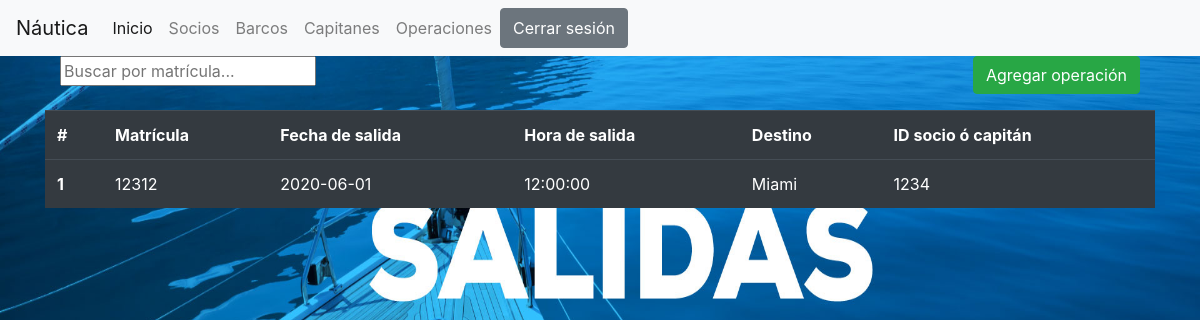
The app's page /views/operaciones/operacionespage.php with its own data.
### tables this page shows
create table if not exists operaciones(
	idoperaciones bigint not null primary key AUTO_INCREMENT,
	matricula bigint not null,
	fecha_salida Date,
	tiempo_salida time,
	destino varchar(128),
	idsocios bigint,
	idcapitanes bigint
);

### models/createconnection.php (called while the page is built, shortened)
<?php
function getdatabase(){ return "nautica_adriancosta"; }
function table_exists( $conn, $table ){
    return ($conn->query("select * from $table"));
}
function connect2db(){
    $dbhost = "localhost";
    $dbuser = "root";
    $dbpass = "";
    $db = "";
    $conn = null;
    try {
        $conn = new mysqli($dbhost, $dbuser, $dbpass,$db);
        $conn->query( "create database if not exists ".getdatabase() );
        $conn->query( "use ".getdatabase() );
        if( !table_exists($conn, "socios") ){
            $conn->multi_query( getfilecont("models/creacion_tablas.sql") );
            while ($conn->next_result()) {;}
            $conn->multi_query( getfilecont("models/insertar_semillas.sql") );
            while ($conn->next_result()) {;}
        }
    } catch (Exception $e) {
        $err = $e->getMessage()."";
        echo    "<br><br>
                    <a style='background-color:red;' >
                    $err
                    </a>
                    <br><br>
                    REVISE LA CONFIGURACION LAMP";
        exit();
    }
    return $conn;
}

### models/operaciones.php (called while the page is built, shortened)
<?php
require_once("models/createconnection.php");
class operaciones
{
    private $conn;
    function __construct()
    {
        $this->conn = connect2db();
    }
    function getall()
    {
        return ($this->conn->query("select * from operaciones"));
    }
}

### views/operaciones/operacionespage.php (the view, shortened to what this page needs)
<!DOCTYPE html>
<html lang="en">
<head>
    <link rel="stylesheet" href="views/static/css/bootstrap.css">
</head>
<body background="/views/static/img/Primera-parte.jpg" style="background-size:100% 100vh;">
    <?php
    include("views/static/navbar.php");
    ?>
    <div class="container">
        <div class="container mb-4">
            <input type="text" id="myInput" onkeyup="tablefuns()" placeholder="Buscar por matrícula..." title="Type in a name">
            <button type="button" class="btn btn-success float-right" data-toggle="modal" data-target="#exampleModal">
                Agregar operación
            </button>
        </div>
        <table class="table table-dark" id="myTable">
            <tr>
                <th scope="col">#</th>
                <th scope="col">Matrícula</th>
                <th scope="col">Fecha de salida</th>
                <th scope="col">Hora de salida</th>
                <th scope="col">Destino</th>
                <th scope="col">ID socio ó capitán</th>
            </tr>
            <?php
            require_once("models/operaciones.php");
            $operaciones = new operaciones();
            $sosall = $operaciones->getall();
            $count = 1;
            while ($value = $sosall->fetch_array()) {
                echo "<th scope='row'>$count</th>";
                echo "<td>" . $value['matricula'] . "</td>";
                echo "<td>" . $value['fecha_salida'] . "</td>";
                echo "<td>" . $value['tiempo_salida'] . "</td>";
                echo "<td>" . $value['destino'] . "</td>";
                if( $value['idsocios']!=null ){
                    echo "<td>" . $value['idsocios'] . "</td>";
                }else{
                    echo "<td>" . $value['idcapitanes'] . "</td>";
                }
                $count++;
            }
            ?>
        </table>
    </div>
</body>
</html>

### records on screen
operaciones: matricula "12312", fecha_salida "2020-06-01", tiempo_salida "12:00:00", destino "Miami", idsocios "1234"
